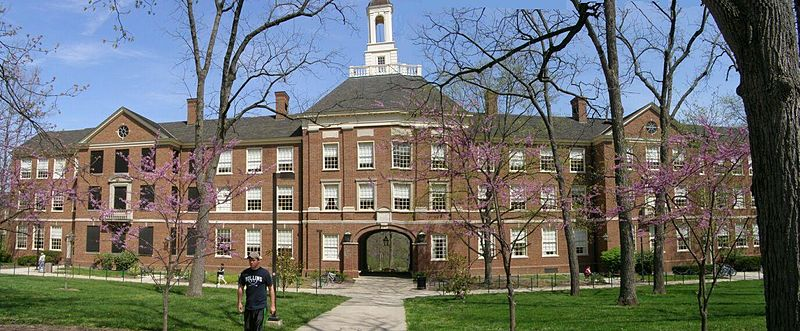
%> input picture School/ECE 429/Miami.jpg, 800 x 331 px
$ octave adpmedian.m   (GNU Octave 9; MATLAB toolbox functions it lacks are replaced by stand-ins)
%> lines starting %> are read from the running program, lines starting %| are printed output that depends on the picture; in (x1, y1, x2, y2) boxes, pixels count from 0 and x2, y2 are one past the last pixel; in counts of white or black regions, pixels touching at a corner belong together; the program's own positions count from 1
clc; clear; close all;
J = imread('Miami.jpg');
%> J is the input picture: size 331x800x3 uint8; mean R, G, B 110.2, 112.6, 110
J = rgb2gray(J);
%> J: size 331x800 uint8
Smax = 7;
figure()
imshow(J);
g = imnoise(J,'salt & pepper', 0.10);
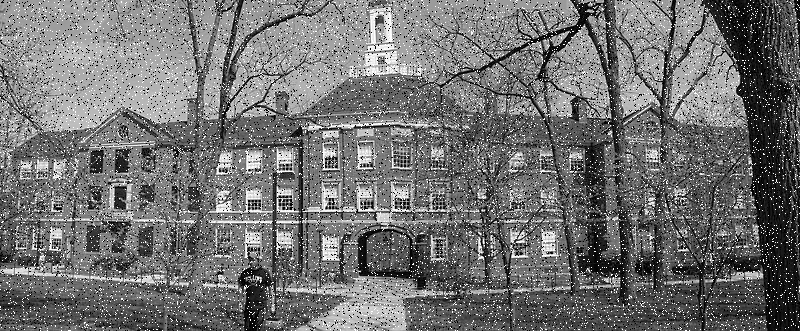
%> g: size 331x800 uint8; min 0, max 255, mean 113.2
figure()
imshow(g);

%ADPMEDIAN Perform adaptive median filtering.
%   F = ADPMEDIAN(G, SMAX) performs adaptive median filtering of
%   image G.  The median filter starts at size 3-by-3 and iterates up
%   to size SMAX-by-SMAX. SMAX must be an odd integer greater than 1.

%   Copyright 2002-2004 R. C. Gonzalez, R. E. Woods, & S. L. Eddins
%   Digital Image Processing Using MATLAB, Prentice-Hall, 2004
%   $Revision: 1.5 $  $Date: 2003/11/21 14:19:05 $

% SMAX must be an odd, positive integer greater than 1.
if (Smax <= 1) || (Smax/2 == round(Smax/2)) || (Smax ~= round(Smax))
   error('SMAX must be an odd integer > 1.')
end
% [M, N] = size(g);

% Initial setup.
f = g;
f(:) = 0;
%> f: size 331x800 uint8; every value is 0
alreadyProcessed = false(size(g));

% Begin filtering.
for k = 3:2:Smax
   zmin = ordfilt2(g, 1, ones(k, k), 'symmetric');
   zmax = ordfilt2(g, k * k, ones(k, k), 'symmetric');
   zmed = medfilt2(g, [k k], 'symmetric');

   processUsingLevelB = (zmed > zmin) & (zmax > zmed) & ...
       ~alreadyProcessed;
   zB = (g > zmin) & (zmax > g);
   outputZxy  = processUsingLevelB & zB;
   outputZmed = processUsingLevelB & ~zB;
   f(outputZxy) = g(outputZxy);
   f(outputZmed) = zmed(outputZmed);

   alreadyProcessed = alreadyProcessed | processUsingLevelB;
   if all(alreadyProcessed(:))
      break;
   end
end
%> this loop made 3 passes
%> pass 1, `zmin = ordfilt2(g, 1, ones(k, k), 'symmetric');`:
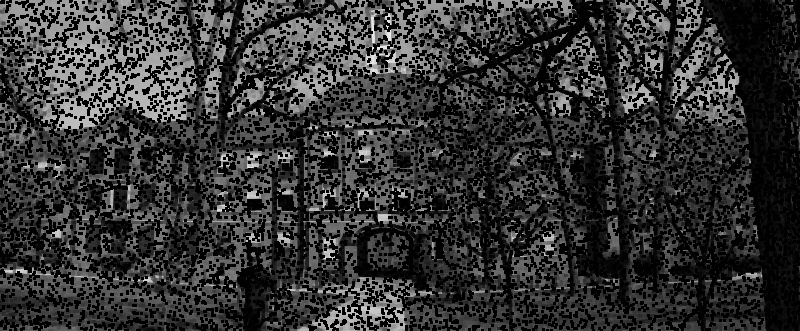
%> zmin: size 331x800 uint8; min 0, max 242, mean 50.5
%> pass 1, `zmax = ordfilt2(g, k * k, ones(k, k), 'symmetric');`:
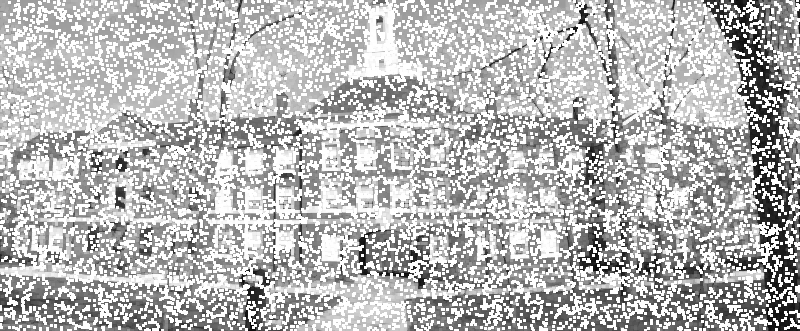
%> zmax: size 331x800 uint8; min 1, max 255, mean 184.8
%> pass 1, `zmed = medfilt2(g, [k k], 'symmetric');`:
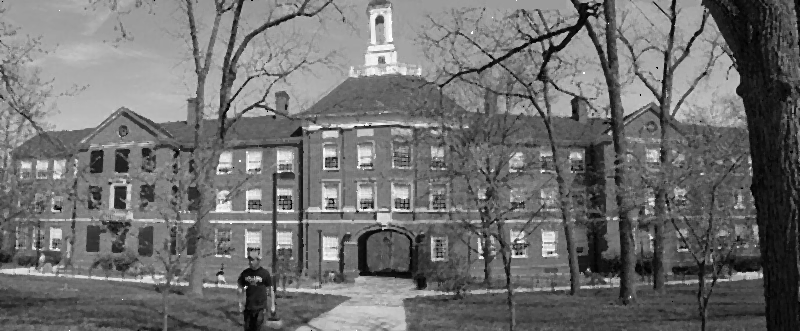
%> zmed: size 331x800 uint8; min 0, max 255, mean 111.5
%> pass 1, `processUsingLevelB = (zmed > zmin) & (zmax > zmed) & ~alreadyProcessed;`:
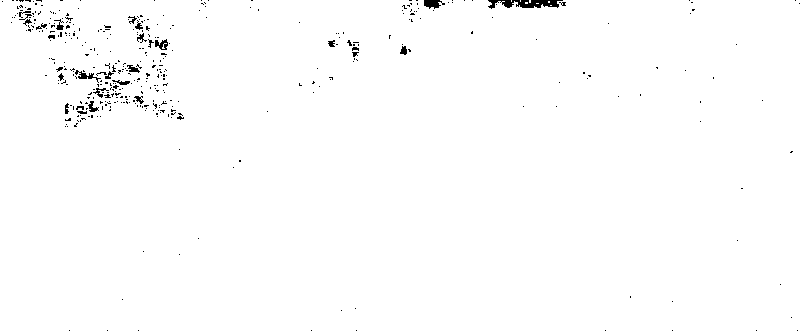
%> processUsingLevelB: size 331x800 logical; 99% white; black in thin lines or dots
%> after the loop:
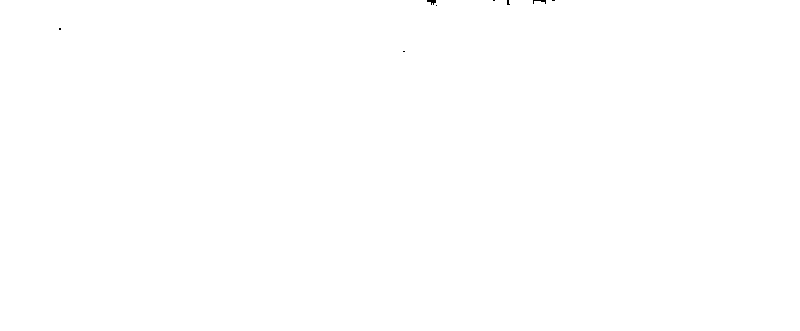
%> alreadyProcessed: size 331x800 logical; 100% white; 8 black regions (6 under 20 px), largest, box (x1, y1, x2, y2) and area: (427, 0, 436, 5) 27, (533, 0, 546, 4) 23
%> after the loop:
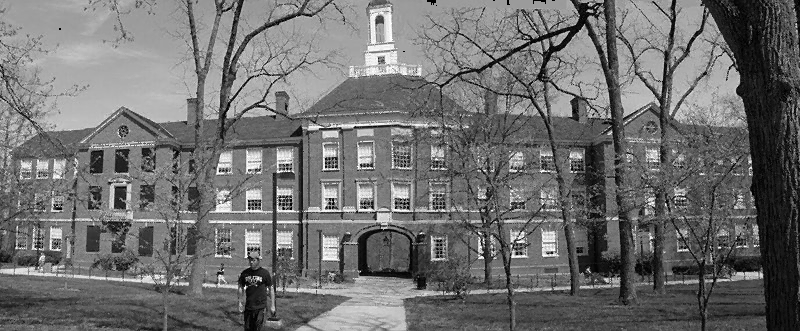
%> f: size 331x800 uint8; min 0, max 254, mean 111.4

% Output zmed for any remaining unprocessed pixels. Note that this
% zmed was computed using a window of size Smax-by-Smax, which is
% the final value of k in the loop.
f(~alreadyProcessed) = zmed(~alreadyProcessed);
%> f: size 331x800 uint8; 0.03% of pixels changed, all inside (x1, y1, x2, y2) = (59, 0, 555, 52)

figure()
imshow(f);
